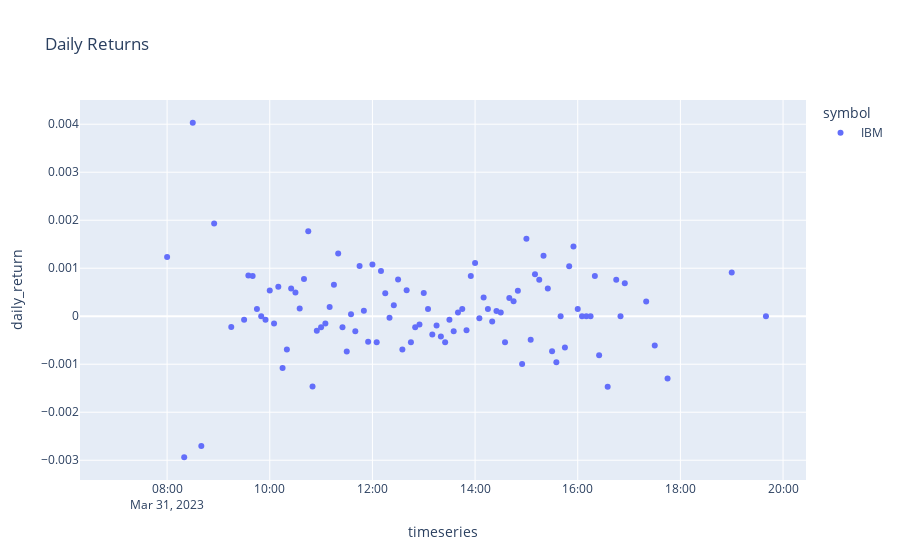

Here is the notebook cell this chart was saved with:
### Code cell
pandas_df['daily_return'] = pandas_df['close'].pct_change()
fig = px.scatter(pandas_df, x='timeseries', y='daily_return', color='symbol', title='Daily Returns')
fig.show()
